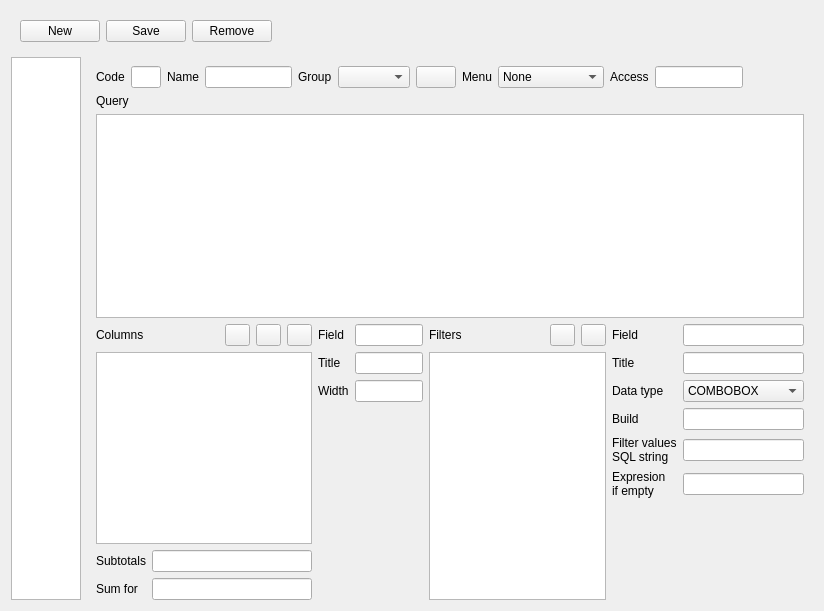
<?xml version="1.0" encoding="UTF-8"?>
<ui version="4.0">
 <class>WReportBuilder</class>
 <widget class="QWidget" name="WReportBuilder">
  <property name="geometry">
   <rect>
    <x>0</x>
    <y>0</y>
    <width>824</width>
    <height>611</height>
   </rect>
  </property>
  <property name="windowTitle">
   <string>Form</string>
  </property>
  <layout class="QGridLayout" name="gridLayout_2">
   <item row="1" column="0">
    <widget class="QListWidget" name="lwNames">
     <property name="maximumSize">
      <size>
       <width>200</width>
       <height>16777215</height>
      </size>
     </property>
     <property name="editTriggers">
      <set>QAbstractItemView::NoEditTriggers</set>
     </property>
    </widget>
   </item>
   <item row="1" column="1">
    <widget class="QWidget" name="widget" native="true">
     <layout class="QGridLayout" name="gridLayout_4">
      <property name="bottomMargin">
       <number>0</number>
      </property>
      <item row="2" column="0">
       <widget class="QWidget" name="widget_3" native="true">
        <layout class="QHBoxLayout" name="horizontalLayout_3">
         <property name="leftMargin">
          <number>0</number>
         </property>
         <property name="topMargin">
          <number>0</number>
         </property>
         <property name="rightMargin">
          <number>0</number>
         </property>
         <property name="bottomMargin">
          <number>0</number>
         </property>
         <item>
          <widget class="QWidget" name="widget_4" native="true">
           <layout class="QGridLayout" name="gridLayout_3">
            <property name="leftMargin">
             <number>0</number>
            </property>
            <property name="topMargin">
             <number>0</number>
            </property>
            <property name="rightMargin">
             <number>0</number>
            </property>
            <property name="bottomMargin">
             <number>0</number>
            </property>
            <item row="0" column="0">
             <widget class="QLabel" name="label_3">
              <property name="text">
               <string>Columns</string>
              </property>
             </widget>
            </item>
            <item row="2" column="0" colspan="6">
             <widget class="QListWidget" name="lwCols">
              <property name="editTriggers">
               <set>QAbstractItemView::NoEditTriggers</set>
              </property>
              <property name="dragEnabled">
               <bool>true</bool>
              </property>
              <property name="dragDropMode">
               <enum>QAbstractItemView::InternalMove</enum>
              </property>
              <property name="defaultDropAction">
               <enum>Qt::MoveAction</enum>
              </property>
             </widget>
            </item>
            <item row="4" column="0">
             <widget class="QLabel" name="label_10">
              <property name="text">
               <string>Sum for</string>
              </property>
             </widget>
            </item>
            <item row="0" column="5">
             <widget class="QPushButton" name="btnExtractCols">
              <property name="maximumSize">
               <size>
                <width>25</width>
                <height>25</height>
               </size>
              </property>
              <property name="text">
               <string/>
              </property>
              <property name="icon">
               <iconset resource="../Resort/res.qrc">
                <normaloff>:/images/zoom-in.png</normaloff>:/images/zoom-in.png</iconset>
              </property>
             </widget>
            </item>
            <item row="0" column="4">
             <widget class="QPushButton" name="btnAddFilter_2">
              <property name="maximumSize">
               <size>
                <width>25</width>
                <height>25</height>
               </size>
              </property>
              <property name="text">
               <string/>
              </property>
              <property name="icon">
               <iconset resource="../Resort/res.qrc">
                <normaloff>:/images/add.png</normaloff>:/images/add.png</iconset>
              </property>
             </widget>
            </item>
            <item row="4" column="1" colspan="5">
             <widget class="QLineEdit" name="leSum"/>
            </item>
            <item row="0" column="3">
             <widget class="QPushButton" name="btnRemoveFilter_2">
              <property name="maximumSize">
               <size>
                <width>25</width>
                <height>25</height>
               </size>
              </property>
              <property name="text">
               <string/>
              </property>
              <property name="icon">
               <iconset resource="../Resort/res.qrc">
                <normaloff>:/images/garbage.png</normaloff>:/images/garbage.png</iconset>
              </property>
             </widget>
            </item>
            <item row="3" column="0">
             <widget class="QLabel" name="label_15">
              <property name="text">
               <string>Subtotals</string>
              </property>
             </widget>
            </item>
            <item row="3" column="1" colspan="5">
             <widget class="QLineEdit" name="leSubtotals"/>
            </item>
           </layout>
          </widget>
         </item>
         <item>
          <widget class="QWidget" name="widget_5" native="true">
           <layout class="QGridLayout" name="gridLayout">
            <property name="leftMargin">
             <number>0</number>
            </property>
            <property name="topMargin">
             <number>0</number>
            </property>
            <property name="rightMargin">
             <number>0</number>
            </property>
            <property name="bottomMargin">
             <number>0</number>
            </property>
            <item row="1" column="1">
             <widget class="EQLineEdit" name="leColTitle">
              <property name="AlwaysUpper" stdset="0">
               <bool>false</bool>
              </property>
             </widget>
            </item>
            <item row="1" column="0">
             <widget class="QLabel" name="label_5">
              <property name="text">
               <string>Title</string>
              </property>
             </widget>
            </item>
            <item row="2" column="1">
             <widget class="EQLineEdit" name="leColWidth">
              <property name="inputMask">
               <string>###</string>
              </property>
              <property name="AlwaysUpper" stdset="0">
               <bool>false</bool>
              </property>
             </widget>
            </item>
            <item row="0" column="1">
             <widget class="EQLineEdit" name="leColField">
              <property name="readOnly">
               <bool>false</bool>
              </property>
              <property name="AlwaysUpper" stdset="0">
               <bool>false</bool>
              </property>
             </widget>
            </item>
            <item row="3" column="1">
             <spacer name="verticalSpacer">
              <property name="orientation">
               <enum>Qt::Vertical</enum>
              </property>
              <property name="sizeHint" stdset="0">
               <size>
                <width>20</width>
                <height>85</height>
               </size>
              </property>
             </spacer>
            </item>
            <item row="2" column="0">
             <widget class="QLabel" name="label_6">
              <property name="text">
               <string>Width</string>
              </property>
             </widget>
            </item>
            <item row="0" column="0">
             <widget class="QLabel" name="label_4">
              <property name="text">
               <string>Field</string>
              </property>
             </widget>
            </item>
           </layout>
          </widget>
         </item>
        </layout>
       </widget>
      </item>
      <item row="2" column="1">
       <widget class="QWidget" name="widget_8" native="true">
        <layout class="QHBoxLayout" name="horizontalLayout_4">
         <property name="leftMargin">
          <number>0</number>
         </property>
         <property name="topMargin">
          <number>0</number>
         </property>
         <property name="rightMargin">
          <number>0</number>
         </property>
         <property name="bottomMargin">
          <number>0</number>
         </property>
         <item>
          <widget class="QWidget" name="widget_9" native="true">
           <layout class="QGridLayout" name="gridLayout_6">
            <property name="leftMargin">
             <number>0</number>
            </property>
            <property name="topMargin">
             <number>0</number>
            </property>
            <property name="rightMargin">
             <number>0</number>
            </property>
            <property name="bottomMargin">
             <number>0</number>
            </property>
            <item row="2" column="0" colspan="3">
             <widget class="QListWidget" name="lwFilters">
              <property name="editTriggers">
               <set>QAbstractItemView::NoEditTriggers</set>
              </property>
              <property name="dragEnabled">
               <bool>true</bool>
              </property>
              <property name="dragDropMode">
               <enum>QAbstractItemView::InternalMove</enum>
              </property>
              <property name="defaultDropAction">
               <enum>Qt::MoveAction</enum>
              </property>
             </widget>
            </item>
            <item row="0" column="0">
             <widget class="QLabel" name="label_14">
              <property name="text">
               <string>Filters</string>
              </property>
             </widget>
            </item>
            <item row="0" column="2">
             <widget class="QPushButton" name="btnAddFilter">
              <property name="maximumSize">
               <size>
                <width>25</width>
                <height>25</height>
               </size>
              </property>
              <property name="text">
               <string/>
              </property>
              <property name="icon">
               <iconset resource="../Resort/res.qrc">
                <normaloff>:/images/add.png</normaloff>:/images/add.png</iconset>
              </property>
             </widget>
            </item>
            <item row="0" column="1">
             <widget class="QPushButton" name="btnRemoveFilter">
              <property name="maximumSize">
               <size>
                <width>25</width>
                <height>25</height>
               </size>
              </property>
              <property name="text">
               <string/>
              </property>
              <property name="icon">
               <iconset resource="../Resort/res.qrc">
                <normaloff>:/images/garbage.png</normaloff>:/images/garbage.png</iconset>
              </property>
             </widget>
            </item>
           </layout>
          </widget>
         </item>
         <item>
          <widget class="QWidget" name="widget_10" native="true">
           <layout class="QGridLayout" name="gridLayout_7">
            <property name="leftMargin">
             <number>0</number>
            </property>
            <property name="topMargin">
             <number>0</number>
            </property>
            <property name="rightMargin">
             <number>0</number>
            </property>
            <property name="bottomMargin">
             <number>0</number>
            </property>
            <item row="3" column="0">
             <widget class="QLabel" name="ddfas">
              <property name="text">
               <string>Build</string>
              </property>
             </widget>
            </item>
            <item row="6" column="1">
             <spacer name="verticalSpacer_2">
              <property name="orientation">
               <enum>Qt::Vertical</enum>
              </property>
              <property name="sizeHint" stdset="0">
               <size>
                <width>20</width>
                <height>85</height>
               </size>
              </property>
             </spacer>
            </item>
            <item row="0" column="1">
             <widget class="EQLineEdit" name="leFilterField">
              <property name="readOnly">
               <bool>false</bool>
              </property>
              <property name="AlwaysUpper" stdset="0">
               <bool>false</bool>
              </property>
             </widget>
            </item>
            <item row="0" column="0">
             <widget class="QLabel" name="label_17">
              <property name="text">
               <string>Field</string>
              </property>
             </widget>
            </item>
            <item row="2" column="1">
             <widget class="EQComboBox" name="cbFilterType">
              <item>
               <property name="text">
                <string>COMBOBOX</string>
               </property>
              </item>
              <item>
               <property name="text">
                <string>INTEGER</string>
               </property>
              </item>
              <item>
               <property name="text">
                <string>STRING</string>
               </property>
              </item>
              <item>
               <property name="text">
                <string>DATE</string>
               </property>
              </item>
              <item>
               <property name="text">
                <string>COMBO MONTH</string>
               </property>
              </item>
             </widget>
            </item>
            <item row="1" column="0">
             <widget class="QLabel" name="label_16">
              <property name="text">
               <string>Title</string>
              </property>
             </widget>
            </item>
            <item row="4" column="1">
             <widget class="EQLineEdit" name="leFilterMark">
              <property name="AlwaysUpper" stdset="0">
               <bool>false</bool>
              </property>
             </widget>
            </item>
            <item row="2" column="0">
             <widget class="QLabel" name="label_13">
              <property name="text">
               <string>Data type</string>
              </property>
             </widget>
            </item>
            <item row="4" column="0">
             <widget class="QLabel" name="lbMark">
              <property name="text">
               <string>Filter values
SQL string</string>
              </property>
             </widget>
            </item>
            <item row="1" column="1">
             <widget class="EQLineEdit" name="leFilterTitle">
              <property name="AlwaysUpper" stdset="0">
               <bool>false</bool>
              </property>
             </widget>
            </item>
            <item row="3" column="1">
             <widget class="EQLineEdit" name="leFilterBuild">
              <property name="AlwaysUpper" stdset="0">
               <bool>false</bool>
              </property>
             </widget>
            </item>
            <item row="5" column="1">
             <widget class="EQLineEdit" name="leFilterExprEmpty"/>
            </item>
            <item row="5" column="0">
             <widget class="QLabel" name="label_11">
              <property name="text">
               <string>Expresion
if empty</string>
              </property>
             </widget>
            </item>
           </layout>
          </widget>
         </item>
        </layout>
       </widget>
      </item>
      <item row="1" column="0" colspan="2">
       <widget class="QWidget" name="widget_6" native="true">
        <layout class="QVBoxLayout" name="verticalLayout_2">
         <property name="leftMargin">
          <number>0</number>
         </property>
         <property name="topMargin">
          <number>0</number>
         </property>
         <property name="rightMargin">
          <number>0</number>
         </property>
         <property name="bottomMargin">
          <number>0</number>
         </property>
         <item>
          <widget class="QLabel" name="label_7">
           <property name="text">
            <string>Query</string>
           </property>
          </widget>
         </item>
         <item>
          <widget class="QTextEdit" name="teSQL"/>
         </item>
        </layout>
       </widget>
      </item>
      <item row="0" column="0" colspan="2">
       <widget class="QWidget" name="widget_2" native="true">
        <layout class="QHBoxLayout" name="horizontalLayout_2">
         <property name="leftMargin">
          <number>0</number>
         </property>
         <property name="topMargin">
          <number>0</number>
         </property>
         <property name="rightMargin">
          <number>0</number>
         </property>
         <property name="bottomMargin">
          <number>0</number>
         </property>
         <item>
          <widget class="QLabel" name="label_9">
           <property name="text">
            <string>Code</string>
           </property>
          </widget>
         </item>
         <item>
          <widget class="EQLineEdit" name="leCode">
           <property name="maximumSize">
            <size>
             <width>50</width>
             <height>16777215</height>
            </size>
           </property>
           <property name="readOnly">
            <bool>true</bool>
           </property>
          </widget>
         </item>
         <item>
          <widget class="QLabel" name="label_8">
           <property name="text">
            <string>Name</string>
           </property>
          </widget>
         </item>
         <item>
          <widget class="EQLineEdit" name="leName">
           <property name="AlwaysUpper" stdset="0">
            <bool>false</bool>
           </property>
          </widget>
         </item>
         <item>
          <widget class="QLabel" name="label">
           <property name="text">
            <string>Group</string>
           </property>
          </widget>
         </item>
         <item>
          <widget class="EComboBoxCompleter" name="cbMenu">
           <property name="SQL" stdset="0">
            <string>select f_id, f_name from serv_reports_group</string>
           </property>
          </widget>
         </item>
         <item>
          <widget class="QPushButton" name="btnEditGrup">
           <property name="text">
            <string/>
           </property>
           <property name="icon">
            <iconset resource="../Resort/res.qrc">
             <normaloff>:/images/file.png</normaloff>:/images/file.png</iconset>
           </property>
          </widget>
         </item>
         <item>
          <widget class="QLabel" name="label_12">
           <property name="text">
            <string>Menu</string>
           </property>
          </widget>
         </item>
         <item>
          <widget class="QComboBox" name="cbMainMenu">
           <item>
            <property name="text">
             <string>None</string>
            </property>
           </item>
           <item>
            <property name="text">
             <string>Reservation</string>
            </property>
           </item>
           <item>
            <property name="text">
             <string>Reception</string>
            </property>
           </item>
           <item>
            <property name="text">
             <string>Cashier</string>
            </property>
           </item>
           <item>
            <property name="text">
             <string>City Ledger</string>
            </property>
           </item>
           <item>
            <property name="text">
             <string>Bookkeeping</string>
            </property>
           </item>
           <item>
            <property name="text">
             <string>Restaurant</string>
            </property>
           </item>
           <item>
            <property name="text">
             <string>Analytics</string>
            </property>
           </item>
           <item>
            <property name="text">
             <string>Other Reports</string>
            </property>
           </item>
          </widget>
         </item>
         <item>
          <widget class="QLabel" name="label_2">
           <property name="text">
            <string>Access</string>
           </property>
          </widget>
         </item>
         <item>
          <widget class="EQLineEdit" name="leGroupAccess"/>
         </item>
         <item>
          <spacer name="horizontalSpacer">
           <property name="orientation">
            <enum>Qt::Horizontal</enum>
           </property>
           <property name="sizeHint" stdset="0">
            <size>
             <width>81</width>
             <height>20</height>
            </size>
           </property>
          </spacer>
         </item>
        </layout>
       </widget>
      </item>
     </layout>
    </widget>
   </item>
   <item row="0" column="0" colspan="2">
    <widget class="QWidget" name="widget_7" native="true">
     <property name="minimumSize">
      <size>
       <width>0</width>
       <height>0</height>
      </size>
     </property>
     <layout class="QHBoxLayout" name="horizontalLayout">
      <item>
       <widget class="QPushButton" name="btnNew">
        <property name="text">
         <string>New</string>
        </property>
        <property name="icon">
         <iconset resource="../Resort/res.qrc">
          <normaloff>:/images/revive.png</normaloff>:/images/revive.png</iconset>
        </property>
       </widget>
      </item>
      <item>
       <widget class="QPushButton" name="btnSave">
        <property name="text">
         <string>Save</string>
        </property>
        <property name="icon">
         <iconset resource="../Resort/res.qrc">
          <normaloff>:/images/save.png</normaloff>:/images/save.png</iconset>
        </property>
       </widget>
      </item>
      <item>
       <widget class="QPushButton" name="btnRemove">
        <property name="text">
         <string>Remove</string>
        </property>
        <property name="icon">
         <iconset resource="../Resort/res.qrc">
          <normaloff>:/images/garbage.png</normaloff>:/images/garbage.png</iconset>
        </property>
       </widget>
      </item>
      <item>
       <spacer name="horizontalSpacer_2">
        <property name="orientation">
         <enum>Qt::Horizontal</enum>
        </property>
        <property name="sizeHint" stdset="0">
         <size>
          <width>542</width>
          <height>20</height>
         </size>
        </property>
       </spacer>
      </item>
     </layout>
    </widget>
   </item>
  </layout>
 </widget>
 <customwidgets>
  <customwidget>
   <class>EQLineEdit</class>
   <extends>QLineEdit</extends>
   <header location="global">eqlineedit.h</header>
   <slots>
    <signal>customButtonClicked(bool)</signal>
   </slots>
  </customwidget>
  <customwidget>
   <class>EQComboBox</class>
   <extends>QComboBox</extends>
   <header location="global">eqcombobox.h</header>
  </customwidget>
  <customwidget>
   <class>EComboBoxCompleter</class>
   <extends>QComboBox</extends>
   <header location="global">ecomboboxcompleter.h</header>
  </customwidget>
 </customwidgets>
 <tabstops>
  <tabstop>leColField</tabstop>
  <tabstop>leColTitle</tabstop>
  <tabstop>leColWidth</tabstop>
  <tabstop>leFilterField</tabstop>
  <tabstop>leFilterTitle</tabstop>
  <tabstop>cbFilterType</tabstop>
  <tabstop>leFilterBuild</tabstop>
  <tabstop>leFilterMark</tabstop>
  <tabstop>leCode</tabstop>
  <tabstop>leName</tabstop>
  <tabstop>cbMenu</tabstop>
  <tabstop>btnEditGrup</tabstop>
  <tabstop>leGroupAccess</tabstop>
  <tabstop>btnAddFilter_2</tabstop>
  <tabstop>btnRemoveFilter_2</tabstop>
  <tabstop>btnNew</tabstop>
  <tabstop>lwNames</tabstop>
  <tabstop>btnSave</tabstop>
  <tabstop>lwFilters</tabstop>
  <tabstop>btnAddFilter</tabstop>
  <tabstop>btnRemoveFilter</tabstop>
  <tabstop>btnRemove</tabstop>
  <tabstop>btnExtractCols</tabstop>
  <tabstop>lwCols</tabstop>
  <tabstop>teSQL</tabstop>
  <tabstop>leSum</tabstop>
 </tabstops>
 <resources>
  <include location="../Resort/res.qrc"/>
 </resources>
 <connections/>
</ui>
